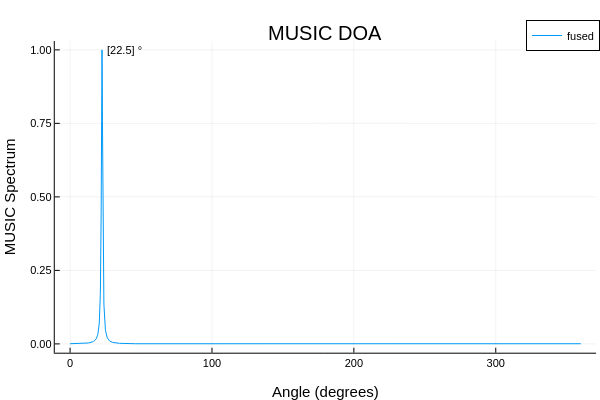

Notebook source saved alongside this figure:
### Code cell
# Signal processing assuming the signals are not known

# BROADBAND SIGNIFICANT PARAMETERs
Ns = length(sigMic1)
Fmin = 2000
Frame_len = 1024
overlap = 0.5
window = 0.5.* (1 .- cos.(2*pi.*(0:Frame_len-1) ./ Frame_len))
Hop = div(Frame_len,2)
Nf = 1+div(Ns-Frame_len, Hop)
Nb = Frame_len
freqs = (0:Nb-1).*(fs/Frame_len)


# frame creation
X1 = zeros(ComplexF64, Nb,Nf)
X2 = zeros(ComplexF64, Nb,Nf)
X3 = zeros(ComplexF64, Nb,Nf)


for i in 1:Nf
    idx = (i-1)*Hop .+ (1:Frame_len)
    X1[:,i] = fft(sigMic1[idx] .*window)
    X2[:,i] = fft(sigMic2[idx].*window)
    X3[:,i] = fft(sigMic3[idx].*window)
end

# Determine the nenergy of the frequency bins in the frames and kill DC
energy = zeros(div(Frame_len, 2) + 1)
for b in 1:div(Frame_len, 2) + 1
    energy[b] = sum(abs2.(X1[b, :])) + sum(abs2.(X2[b, :])) + sum(abs2.(X3[b, :]))
end
energy[1] = 0

# Determine frequency bins inside the range 0f 2kHz to 10.088kHz
inband = findall(j -> (Fmin <= freqs[j]) && (freqs[j] <= f), 1:Nb)
thrshld = 0.1*median(energy[inband]) # set threshold to filter frequency bins with low energy
significant_idxs = [j for j in inband if energy[j] > thrshld]
significant_freqs = freqs[significant_idxs]


# MUSIC algorithm 
angles = 0:0.1:359.9
spectrum = zeros(length(angles))
spectrum_fused = zeros(length(angles))
SOURCE_NUMBER_all = Int[]

for b in significant_idxs
    sigf = freqs[b]

    sigs = permutedims(hcat(X1[b, :], X2[b, :], X3[b, :]))
    covMatrix = (sigs * sigs') / size(sigs, 2)
    E = eigen(Hermitian(covMatrix))
    eigenvalues = max.(E.values, eps(Float64))
    N = size(sigs, 2)
#=
    mdl = zeros(MIC_NUMBER)
    for i in 0:MIC_NUMBER-1
        noise_eigs = eigenvalues[1:MIC_NUMBER-i]
        geometric_mean = exp(mean(log.(noise_eigs)))
        arithmetic_mean = mean(noise_eigs)
        mdl[i+1] = -(MIC_NUMBER-i)*N*log(geometric_mean/arithmetic_mean)+0.5*i*(2*MIC_NUMBER-i)*log(N)
    end
    
    SOURCE_NUMBER = argmin(mdl) - 1
=#
    SOURCE_NUMBER = count(>(0.01 * maximum(eigenvalues)), eigenvalues)
 
    if (SOURCE_NUMBER >= MIC_NUMBER)
        continue
    end
    push!(SOURCE_NUMBER_all, SOURCE_NUMBER)

    En = E.vectors[:, 1:MIC_NUMBER-SOURCE_NUMBER]

    #MUSIC Scan
    for i in 1:length(angles)
        angle = deg2rad(angles[i])
        tau21 = (BASELINE*sin((30*(pi/180)-angle)))/C
        tau31 = (BASELINE*cos(angle))/C
        steering_vector = [1; exp(-1*im * 2*pi * sigf * tau21); exp(-1*im * 2 *pi * sigf * tau31)]
        spectrum[i] = 1 / real(steering_vector' * En * En' * steering_vector)
    end

    spectrum_fused .+= energy[b] .* (spectrum ./ maximum(spectrum))
end
spectrum_fused ./= maximum(spectrum_fused)

pk = Int[]
n = length(spectrum_fused)
for i in 1:n
    if (i == 1)
        left_index  = 1;
        right_index = 1;
    
    elseif (i == n)
        left_index  = i-1;
        right_index = i;
        
    else
        left_index  = i-1;
        right_index = i+ 1;
    end
        
    current_value = spectrum_fused[i]
    left_value    = spectrum_fused[left_index]
    right_value   = spectrum_fused[right_index]

    if current_value > left_value && current_value >= right_value
        push!(pk, i)
    end
end

num_sources = length(SOURCE_NUMBER_all) > 0 ? maximum(SOURCE_NUMBER_all) : 0
@show SOURCE_NUMBER_all
@show num_sources


    pk = sort(pk, by = i -> -spectrum_fused[i])[1:min(num_sources, length(pk))]
    DOA = angles[pk]
    @show DOA

    p = plot(angles, spectrum_fused, xlabel="Angle (degrees)", ylabel="MUSIC Spectrum", title="MUSIC DOA", label="fused")
    
    annotate!(DOA, maximum(spectrum_fused), text(" $DOA °", :left, 8))
    

display(p)

### Figure 1 — Plotly figure (JSON) as saved in the notebook; plotly's stock layout.template omitted (floating-point values rounded to 4 significant figures; data arrays with more than 128 entries replaced by an {"elided": "..."} marker saying what was removed)
{"data": [{"colorbar": {"len": 0.8657, "title": "", "x": 0.9934, "y": 0.5087}, "legendgroup": "fused", "line": {"color": "rgba(0, 154, 250, 1.000)", "dash": "solid", "shape": "linear", "width": 1}, "mode": "lines", "name": "fused", "showlegend": true, "type": "scatter", "x": {"elided": "3600 float values"}, "xaxis": "x", "y": {"elided": "3600 float values"}, "yaxis": "y"}], "layout": {"annotations": [{"font": {"color": "rgba(0, 0, 0, 1.000)", "family": "sans-serif", "size": 20}, "rotation": 0, "showarrow": false, "text": "MUSIC DOA", "x": 0.5424, "xanchor": "center", "xref": "paper", "y": 1, "yanchor": "top", "yref": "paper"}, {"font": {"color": "rgba(0, 0, 0, 1.000)", "family": "sans-serif", "size": 11}, "rotation": 0, "showarrow": false, "text": " [22.5] °", "x": 22.5, "xanchor": "left", "xref": "x", "y": 1, "yanchor": "middle", "yref": "y"}], "height": 400, "legend": {"bgcolor": "rgba(255, 255, 255, 1.000)", "bordercolor": "rgba(0, 0, 0, 1.000)", "borderwidth": 1, "font": {"color": "rgba(0, 0, 0, 1.000)", "family": "sans-serif", "size": 11}, "title": {"font": {"color": "rgba(0, 0, 0, 1.000)", "family": "sans-serif", "size": 15}, "text": ""}, "tracegroupgap": 0, "traceorder": "normal", "x": 1, "xanchor": "auto", "y": 1, "yanchor": "auto"}, "margin": {"b": 20, "l": 0, "r": 0, "t": 20}, "paper_bgcolor": "rgba(255, 255, 255, 1.000)", "plot_bgcolor": "rgba(255, 255, 255, 1.000)", "showlegend": true, "width": 600, "xaxis": {"anchor": "y", "domain": [0.09128, 0.9934], "gridcolor": "rgba(0, 0, 0, 0.100)", "gridwidth": 0.5, "linecolor": "rgba(0, 0, 0, 1.000)", "mirror": false, "range": [-10.8, 370.7], "showgrid": true, "showline": true, "showticklabels": true, "tickangle": 0, "tickcolor": "rgb(0, 0, 0)", "tickfont": {"color": "rgba(0, 0, 0, 1.000)", "family": "sans-serif", "size": 11}, "tickmode": "array", "ticks": "inside", "ticktext": ["0", "100", "200", "300"], "tickvals": [0, 100, 200, 300], "title": "Angle (degrees)", "titlefont": {"color": "rgba(0, 0, 0, 1.000)", "family": "sans-serif", "size": 15}, "type": "-", "visible": true, "zeroline": false, "zerolinecolor": "rgba(0, 0, 0, 1.000)"}, "yaxis": {"anchor": "x", "domain": [0.07581, 0.9415], "gridcolor": "rgba(0, 0, 0, 0.100)", "gridwidth": 0.5, "linecolor": "rgba(0, 0, 0, 1.000)", "mirror": false, "range": [-0.02997, 1.03], "showgrid": true, "showline": true, "showticklabels": true, "tickangle": 0, "tickcolor": "rgb(0, 0, 0)", "tickfont": {"color": "rgba(0, 0, 0, 1.000)", "family": "sans-serif", "size": 11}, "tickmode": "array", "ticks": "inside", "ticktext": ["0.00", "0.25", "0.50", "0.75", "1.00"], "tickvals": [0, 0.25, 0.5, 0.75, 1], "title": "MUSIC Spectrum", "titlefont": {"color": "rgba(0, 0, 0, 1.000)", "family": "sans-serif", "size": 15}, "type": "-", "visible": true, "zeroline": false, "zerolinecolor": "rgba(0, 0, 0, 1.000)"}}}
